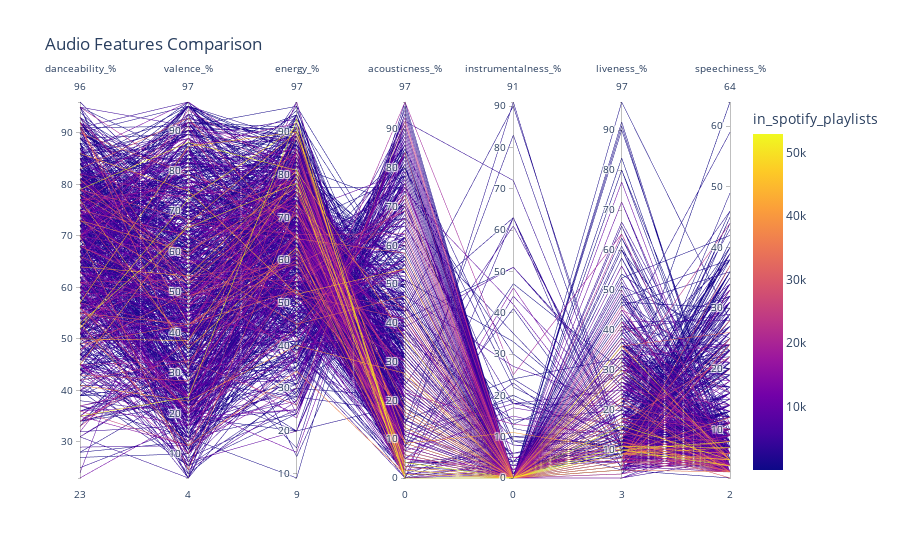

Notebook code cell kept with this figure:
### Code cell
fig_parallel = px.parallel_coordinates(music_data, dimensions=['danceability_%', 'valence_%', 'energy_%',
                                                      'acousticness_%', 'instrumentalness_%', 'liveness_%', 'speechiness_%'],
                                     color='in_spotify_playlists',
                                     title='Audio Features Comparison')
fig_parallel.show()

### Figure 1 — Plotly figure (JSON) as saved in the notebook; plotly's stock layout.template omitted (floating-point values rounded to 4 significant figures; data arrays with more than 128 entries replaced by an {"elided": "..."} marker saying what was removed)
{"data": [{"dimensions": [{"label": "danceability_%", "values": {"elided": "953 int values"}}, {"label": "valence_%", "values": {"elided": "953 int values"}}, {"label": "energy_%", "values": {"elided": "953 int values"}}, {"label": "acousticness_%", "values": {"elided": "953 int values"}}, {"label": "instrumentalness_%", "values": {"elided": "953 int values"}}, {"label": "liveness_%", "values": {"elided": "953 int values"}}, {"label": "speechiness_%", "values": {"elided": "953 int values"}}], "domain": {"x": [0, 1], "y": [0, 1]}, "line": {"color": {"elided": "953 int values"}, "coloraxis": "coloraxis"}, "name": "", "type": "parcoords"}], "layout": {"coloraxis": {"colorbar": {"title": {"text": "in_spotify_playlists"}}, "colorscale": [[0, "#0d0887"], [0.1111, "#46039f"], [0.2222, "#7201a8"], [0.3333, "#9c179e"], [0.4444, "#bd3786"], [0.5556, "#d8576b"], [0.6667, "#ed7953"], [0.7778, "#fb9f3a"], [0.8889, "#fdca26"], [1, "#f0f921"]]}, "legend": {"tracegroupgap": 0}, "title": {"text": "Audio Features Comparison"}}}
